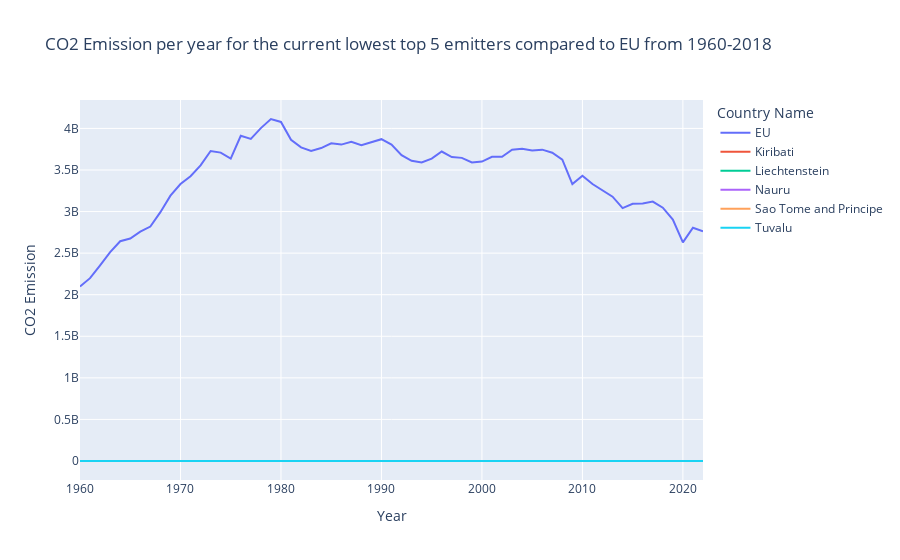

The cell this chart's notebook holds for it:
### Markdown cell above
This plot give a good visualization on how EU compares to the top 5 emitters in the world.
It can be seen that while China and India is increasing, the others countries is either stable or lowering it's CO2.

By using a time serie plot instead of a bar is because, a bar chart wont show that difference, when China is that much higher compared to the other five countries.

### Code cell
# Top 10 list with highest CO2 emission in 2018
lowest_top_5 = ['Tuvalu', 'Nauru', 'Kiribati', 'Sao Tome and Principe', 'Liechtenstein']
lowest_country = df.copy()
lowest_country =  lowest_country[lowest_country['Country Name'].isin(lowest_top_5)]
lowest_country =lowest_country.reset_index()
lowest_country = lowest_country.melt(id_vars='Country Name', var_name='Year', value_name='CO2 Emission')

# Combine the data for the EU and the top 5 countries
df_combine = pd.concat([df_EU_total, lowest_country])

#remove column with NaN
df_combine = df_combine.drop(df_combine[df_combine['Year'] == 'max_year'].index)
df_combine = df_combine.drop(df_combine[df_combine['Year'] == 'year_max'].index)
df_combine = df_combine.drop(df_combine[df_combine['Year'] == 'year_min'].index)

#plot the total CO2 emission for the world
fig = px.line(df_combine, x='Year', y='CO2 Emission', color='Country Name', title='CO2 Emission per year for the current lowest top 5 emitters compared to EU from 1960-2018')
fig.show()
fig.write_html("CO2_lowest_top_5_vs-EU_emission_world_1960_2018.html")
